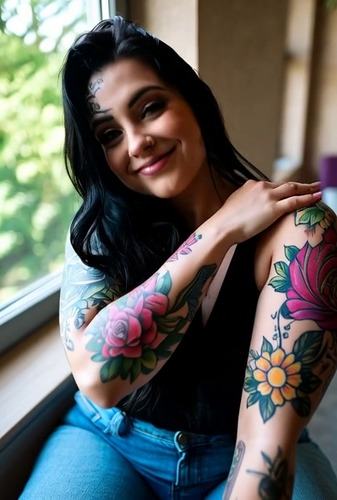
#> input picture data/thumbnails/101_500_1763261548.jpg, 337 x 500 px; its folder holds only this picture in this run
$ python -i privacy_service.py   (imports and definitions only)
#> lines starting #> are read from the running program, lines starting #| are printed output that depends on the picture; after the words box and inside, x2 and y2 are one past the last pixel; in counts of white or black regions, pixels touching at a corner belong together
"""
Privacy Service for AI Gallery
Handles face detection, license plate detection, and image blurring
"""

# Try to import OpenCV
try:
    import cv2
    import numpy as np
    HAS_OPENCV = True
except ImportError:
    HAS_OPENCV = False
    print("Warning: opencv-python not installed. Face and plate detection will be limited.")

# Try to import PIL
try:
    from PIL import Image, ImageFilter, ImageDraw
    HAS_PIL = True
except ImportError:
    HAS_PIL = False
    print("Warning: Pillow not installed. Image blur functionality will be limited.")

import re
from typing import List, Dict, Tuple, Optional
from pathlib import Path


class PrivacyService:
    def __init__(self):
        # Load OpenCV Haar Cascade for face detection
        self.face_cascade = None
        self.load_face_detector()

    def load_face_detector(self):
        """Load OpenCV Haar Cascade for face detection"""
        if not HAS_OPENCV:
            print("OpenCV not available, face detection disabled")
            self.face_cascade = None
            return

        try:
            # Try to load the face cascade classifier
            cascade_path = cv2.data.haarcascades + 'haarcascade_frontalface_default.xml'
            self.face_cascade = cv2.CascadeClassifier(cascade_path)

            if self.face_cascade.empty():
                print("Warning: Could not load face cascade classifier")
                self.face_cascade = None
            else:
                print("Face detector loaded successfully")
        except Exception as e:
            print(f"Error loading face detector: {e}")
            self.face_cascade = None

    def detect_faces(self, image_path: str) -> List[Dict]:
        """
        Detect faces in an image

        Args:
            image_path: Path to the image file

        Returns:
            List of face bounding boxes: [{"type": "face", "x": int, "y": int, "w": int, "h": int}, ...]
        """
        if not HAS_OPENCV or self.face_cascade is None:
            print("Face detector not available")
            return []

        try:
            # Load image with OpenCV
            img = cv2.imread(image_path)
            if img is None:
                print(f"Could not load image: {image_path}")
                return []

            # Convert to grayscale
            gray = cv2.cvtColor(img, cv2.COLOR_BGR2GRAY)

            # Detect faces
            faces = self.face_cascade.detectMultiScale(
                gray,
                scaleFactor=1.1,
                minNeighbors=5,
                minSize=(30, 30)
            )

            # Convert to our format
            face_zones = []
            for (x, y, w, h) in faces:
                face_zones.append({
                    "type": "face",
                    "x": int(x),
                    "y": int(y),
                    "w": int(w),
                    "h": int(h)
                })

            return face_zones

        except Exception as e:
            print(f"Error detecting faces: {e}")
            return []

    def detect_license_plates(self, image_path: str) -> List[Dict]:
        """
        Detect license plates using pattern matching and contour detection

        Args:
            image_path: Path to the image file

        Returns:
            List of plate bounding boxes
        """
        if not HAS_OPENCV:
            print("License plate detection not available (requires OpenCV)")
            return []

        try:
            # Load image with OpenCV
            img = cv2.imread(image_path)
            if img is None:
                return []

            # Convert to grayscale
            gray = cv2.cvtColor(img, cv2.COLOR_BGR2GRAY)

            # Apply bilateral filter to reduce noise
            gray = cv2.bilateralFilter(gray, 11, 17, 17)

            # Detect edges
            edged = cv2.Canny(gray, 30, 200)

            # Find contours
            contours, _ = cv2.findContours(edged.copy(), cv2.RETR_TREE, cv2.CHAIN_APPROX_SIMPLE)

            # Sort contours by area
            contours = sorted(contours, key=cv2.contourArea, reverse=True)[:30]

            plate_zones = []

            for contour in contours:
                # Approximate the contour
                peri = cv2.arcLength(contour, True)
                approx = cv2.approxPolyDP(contour, 0.018 * peri, True)

                # Check if it's a rectangle (4 points)
                if len(approx) == 4:
                    x, y, w, h = cv2.boundingRect(approx)

                    # License plate aspect ratio check (roughly 2:1 to 3:1)
                    aspect_ratio = w / float(h)

                    if 2.0 <= aspect_ratio <= 6.0 and w > 80 and h > 20:
                        plate_zones.append({
                            "type": "plate",
                            "x": int(x),
                            "y": int(y),
                            "w": int(w),
                            "h": int(h)
                        })

            return plate_zones[:3]  # Return top 3 candidates

        except Exception as e:
            print(f"Error detecting license plates: {e}")
            return []

    def analyze_image_privacy(self, image_path: str) -> Dict:
        """
        Perform full privacy analysis on an image

        Args:
            image_path: Path to the image file

        Returns:
            Dictionary with analysis results:
            {
                "has_faces": bool,
                "has_plates": bool,
                "is_nsfw": bool,
                "privacy_zones": List[Dict]
            }
        """
        # Detect faces
        faces = self.detect_faces(image_path)
#> in detect_faces, img is the input picture: shape (500, 337, 3); mean B, G, R 93.7, 98.1, 97.1
#> in detect_faces, `gray = cv2.cvtColor(img, cv2.COLOR_BGR2GRAY)`:
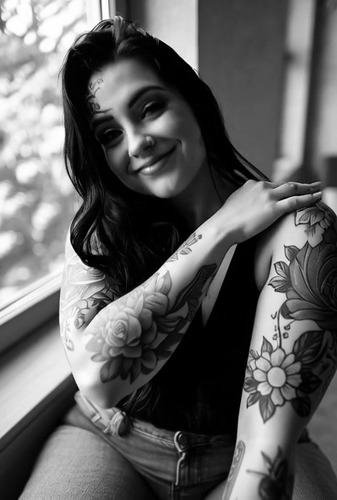
#> gray: shape (500, 337); min 0, max 255, mean 97.3
#> in detect_faces, `faces = self.face_cascade.detectMultiScale( gray, scaleFactor=1.1, min..`: faces = [[85, 59, 53, 53]]
#> the loop in detect_faces, `for (x, y, w, h) in faces:` made 1 pass
#> after the loop in detect_faces, `for (x, y, w, h) in faces:`: face_zones = 1 item
#> faces = 1 item

        # Detect license plates
        plates = self.detect_license_plates(image_path)
#> in detect_license_plates, `edged = cv2.Canny(gray, 30, 200)`:
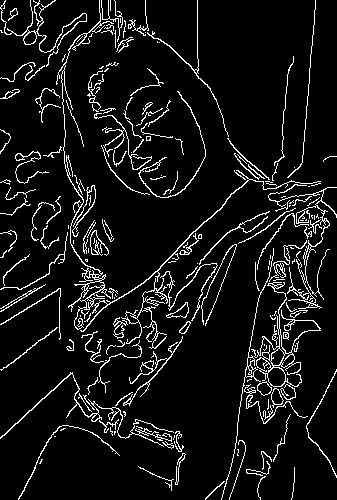
#> edged: shape (500, 337); 8% white in thin lines or dots
#> in detect_license_plates, `contours, _ = cv2.findContours(edged.copy(), cv2.RETR_TREE, cv2.CHAIN_..`: contours = 313 contours, 236 with area under 20; largest, box (x1, y1, x2, y2) and area: (251, 282, 321, 400) 1026, (56, 0, 114, 330) 594, (268, 184, 337, 309) 306, (267, 367, 286, 387) 270, (0, 0, 87, 67) 240
#> in detect_license_plates, `contours = sorted(contours, key=cv2.contourArea, reverse=True)[:30]`: contours = 30 contours; largest, box (x1, y1, x2, y2) and area: (251, 282, 321, 400) 1026, (56, 0, 114, 330) 594, (268, 184, 337, 309) 306, (267, 367, 286, 387) 270, (0, 0, 87, 67) 240
#> the loop in detect_license_plates, `for contour in contours:` made 30 passes
#> (peri, approx, x, y, w, h, aspect_ratio) on pass 20: (519.1, [[182, 336], [129, 377], [167, 359], [123, 405]], 123, 336, 60, 70, 0.857)
#> peri on passes 1 to 6: 1083.4, 1641.4, 1312.4, 60.53, 821.3, 1060.3
#> after the loop in detect_license_plates, `for contour in contours:`: plate_zones = []
#> plates = []

        # Combine all privacy zones
        privacy_zones = faces + plates
#> privacy_zones = 1 item

        return {
            "has_faces": len(faces) > 0,
            "has_plates": len(plates) > 0,
            "is_nsfw": False,  # TODO: Implement NSFW detection
            "privacy_zones": privacy_zones
        }

    # [114 lines left out: functions apply_blur_to_zones, generate_privacy_thumbnail, detect_text_patterns, not called in this run]


# Singleton instance
_privacy_service = None


# [6 lines left out: function get_privacy_service, not called in this run]

>>> result = PrivacyService().analyze_image_privacy('data/thumbnails/101_500_1763261548.jpg')
#> result = 4 items

$ run again, on data/thumbnails/1081_500_1763469138.jpg
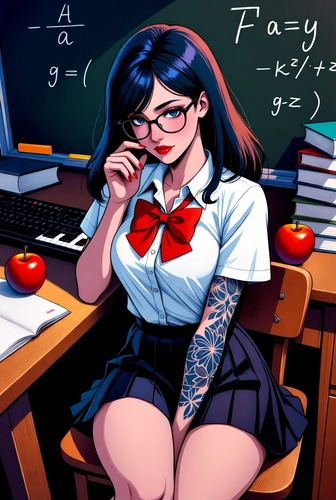
#> input picture data/thumbnails/1081_500_1763469138.jpg, 336 x 500 px
#> in detect_faces, img is the input picture: shape (500, 336, 3); mean B, G, R 79.5, 71.3, 88.4
#> in detect_faces, `gray = cv2.cvtColor(img, cv2.COLOR_BGR2GRAY)`:
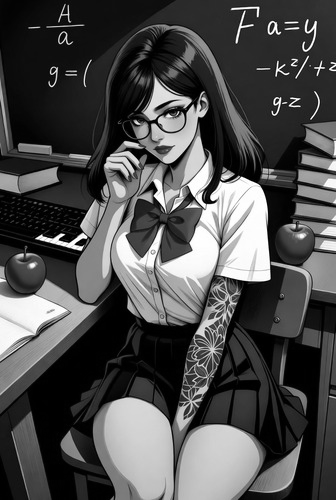
#> gray: shape (500, 336); min 0, max 255, mean 77.4
#> in detect_faces, `faces = self.face_cascade.detectMultiScale( gray, scaleFactor=1.1, min..`: faces = [[103, 214, 96, 96]]
#> the loop in detect_faces, `for (x, y, w, h) in faces:` made 1 pass
#> after the loop in detect_faces, `for (x, y, w, h) in faces:`: face_zones = 1 item
#> in detect_license_plates, `edged = cv2.Canny(gray, 30, 200)`:
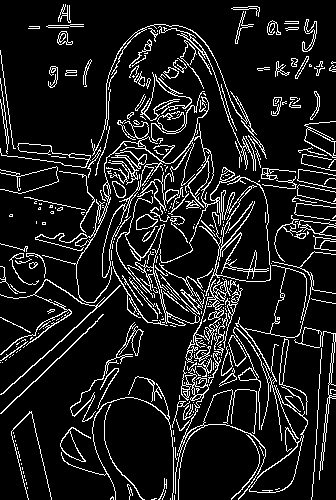
#> edged: shape (500, 336); 11.3% white in thin lines or dots
#> in detect_license_plates, `contours, _ = cv2.findContours(edged.copy(), cv2.RETR_TREE, cv2.CHAIN_..`: contours = 566 contours, 427 with area under 20; largest, box (x1, y1, x2, y2) and area: (102, 96, 271, 363) 1354, (249, 385, 308, 493) 1232, (249, 437, 303, 493) 1124, (175, 361, 266, 500) 416, (304, 121, 336, 158) 406
#> in detect_license_plates, `contours = sorted(contours, key=cv2.contourArea, reverse=True)[:30]`: contours = 30 contours; largest, box (x1, y1, x2, y2) and area: (102, 96, 271, 363) 1354, (249, 385, 308, 493) 1232, (249, 437, 303, 493) 1124, (175, 361, 266, 500) 416, (304, 121, 336, 158) 406
#> the loop in detect_license_plates, `for contour in contours:` made 30 passes
#> (peri, approx, x, y, w, h, aspect_ratio) on pass 6: (94.91, [[306, 129], [333, 141], [333, 155], [304, 139]], 304, 129, 30, 27, 1.11)
#> after the loop in detect_license_plates, `for contour in contours:`: plate_zones = []
#> privacy_zones = 1 item
#> result = 4 items

$ run again, on data/thumbnails/1087_500_1763469140.jpg
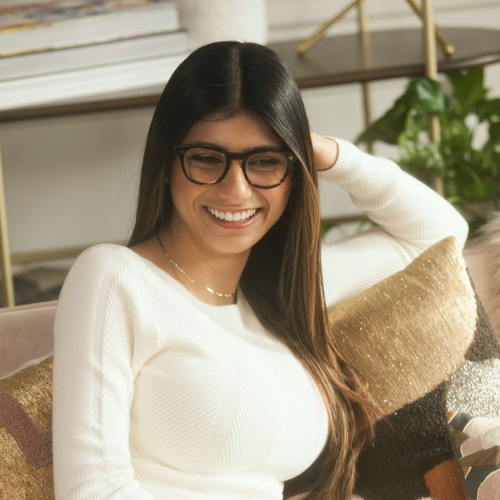
#> input picture data/thumbnails/1087_500_1763469140.jpg, 500 x 500 px
#> in detect_faces, img is the input picture: shape (500, 500, 3); mean B, G, R 128.3, 150.5, 162.1
#> in detect_faces, `gray = cv2.cvtColor(img, cv2.COLOR_BGR2GRAY)`:
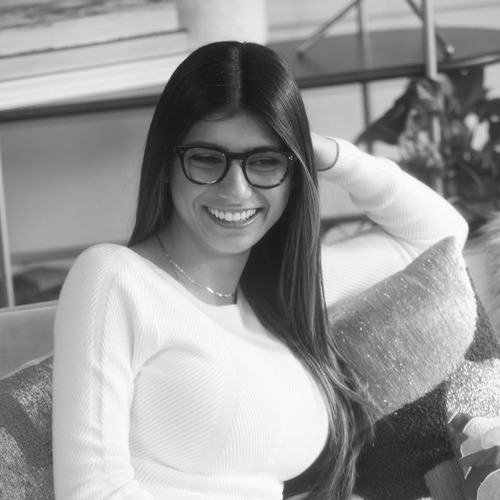
#> gray: shape (500, 500); min 21, max 254, mean 151.4
#> in detect_faces, `faces = self.face_cascade.detectMultiScale( gray, scaleFactor=1.1, min..`: faces = [[165, 110, 137, 137]]
#> the loop in detect_faces, `for (x, y, w, h) in faces:` made 1 pass
#> after the loop in detect_faces, `for (x, y, w, h) in faces:`: face_zones = 1 item
#> in detect_license_plates, `edged = cv2.Canny(gray, 30, 200)`:
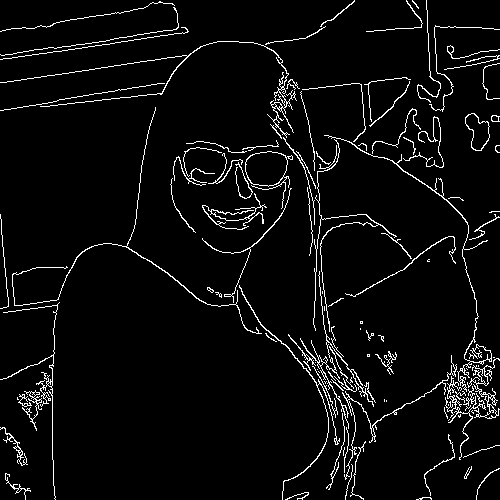
#> edged: shape (500, 500); 4.7% white in thin lines or dots
#> in detect_license_plates, `contours, _ = cv2.findContours(edged.copy(), cv2.RETR_TREE, cv2.CHAIN_..`: contours = 193 contours, 153 with area under 20; largest, box (x1, y1, x2, y2) and area: (245, 151, 293, 209) 1195, (245, 151, 288, 187) 1159, (465, 113, 490, 151) 552, (465, 113, 490, 151) 524, (445, 358, 500, 460) 301
#> in detect_license_plates, `contours = sorted(contours, key=cv2.contourArea, reverse=True)[:30]`: contours = 30 contours; largest, box (x1, y1, x2, y2) and area: (245, 151, 293, 209) 1195, (245, 151, 288, 187) 1159, (465, 113, 490, 151) 552, (465, 113, 490, 151) 524, (445, 358, 500, 460) 301
#> the loop in detect_license_plates, `for contour in contours:` made 30 passes
#> (peri, approx, x, y, w, h, aspect_ratio) on pass 5: (1383.1, [[498, 358], [484, 416], [447, 383], [459, 459]], 447, 358, 52, 102, 0.51)
#> after the loop in detect_license_plates, `for contour in contours:`: plate_zones = []
#> privacy_zones = 1 item
#> result = 4 items

$ run again, on data/thumbnails/1163_500_1763469152.jpg
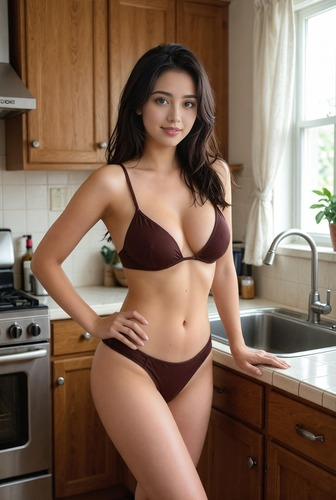
#> input picture data/thumbnails/1163_500_1763469152.jpg, 336 x 500 px
#> in detect_faces, img is the input picture: shape (500, 336, 3); mean B, G, R 89.7, 107.1, 131.8
#> in detect_faces, `gray = cv2.cvtColor(img, cv2.COLOR_BGR2GRAY)`:
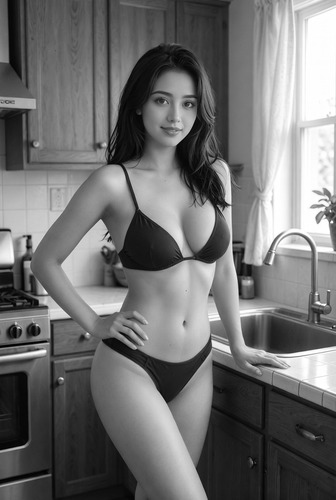
#> gray: shape (500, 336); min 0, max 255, mean 112.5
#> in detect_faces, `faces = self.face_cascade.detectMultiScale( gray, scaleFactor=1.1, min..`: faces = [[141, 76, 67, 67]]
#> the loop in detect_faces, `for (x, y, w, h) in faces:` made 1 pass
#> after the loop in detect_faces, `for (x, y, w, h) in faces:`: face_zones = 1 item
#> in detect_license_plates, `edged = cv2.Canny(gray, 30, 200)`:
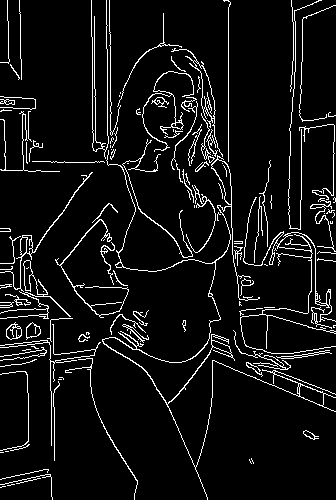
#> edged: shape (500, 336); 6.8% white in thin lines or dots
#> in detect_license_plates, `contours, _ = cv2.findContours(edged.copy(), cv2.RETR_TREE, cv2.CHAIN_..`: contours = 195 contours, 150 with area under 20; largest, box (x1, y1, x2, y2) and area: (102, 150, 336, 500) 1190, (171, 48, 223, 157) 483, (193, 60, 216, 119) 432, (211, 159, 232, 205) 414, (299, 384, 324, 406) 303
#> in detect_license_plates, `contours = sorted(contours, key=cv2.contourArea, reverse=True)[:30]`: contours = 30 contours; largest, box (x1, y1, x2, y2) and area: (102, 150, 336, 500) 1190, (171, 48, 223, 157) 483, (193, 60, 216, 119) 432, (211, 159, 232, 205) 414, (299, 384, 324, 406) 303
#> the loop in detect_license_plates, `for contour in contours:` made 30 passes
#> peri on passes 1 to 8: 3270.8, 407.2, 175, 111.7, 77.11, 461.8, 590.5, 1806.7
#> after the loop in detect_license_plates, `for contour in contours:`: plate_zones = []
#> privacy_zones = 1 item
#> result = 4 items
